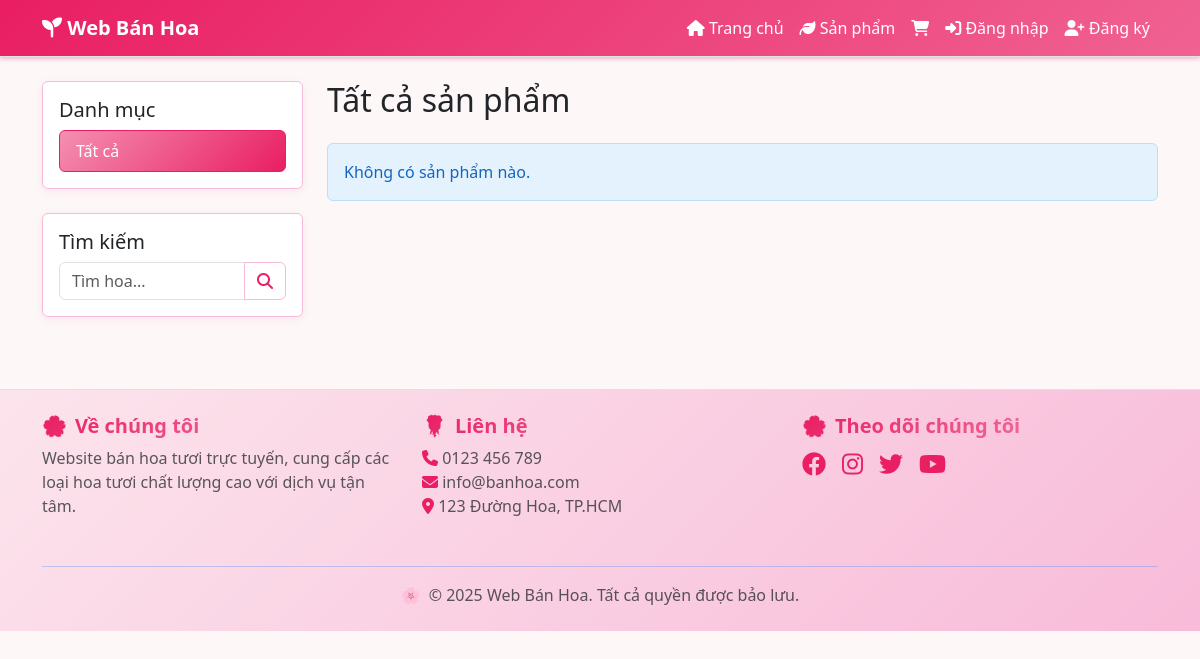
Before: /products.php with the older database file.
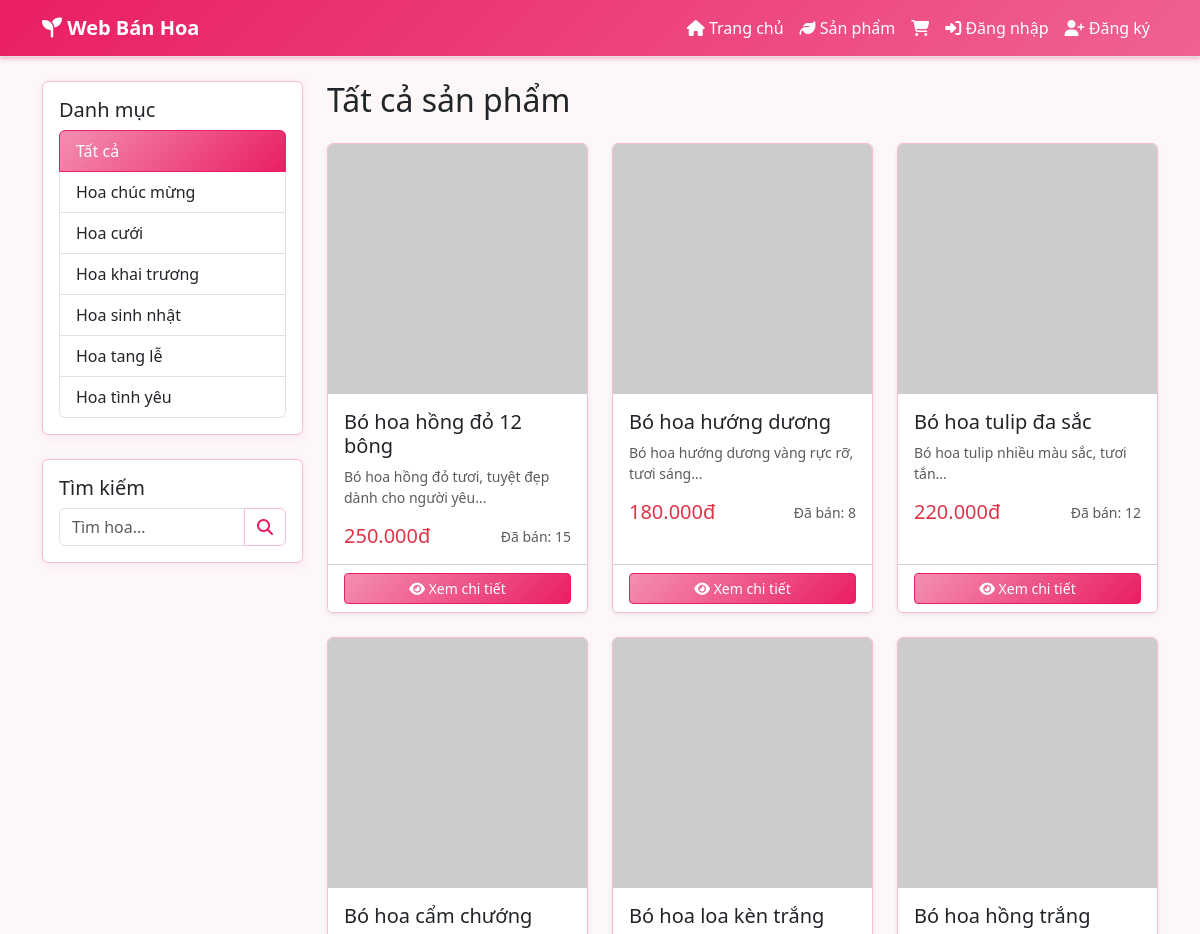
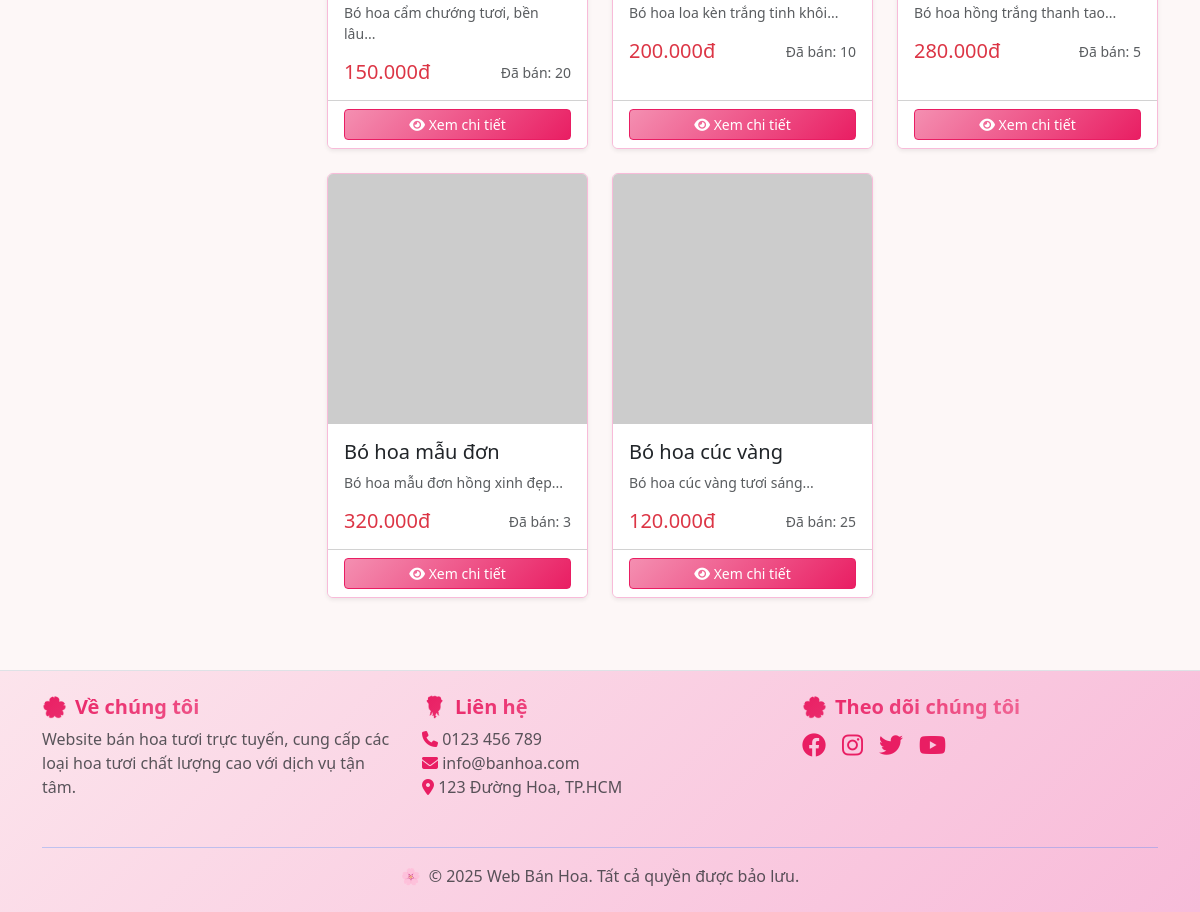
After: the same page with the newer database file (2 pictures, top to bottom).
### tables this page shows
CREATE TABLE categories (
    category_id INT AUTO_INCREMENT PRIMARY KEY,
    name VARCHAR(100) NOT NULL,
    description TEXT,
    status ENUM('active', 'inactive') DEFAULT 'active'
);

CREATE TABLE products (
    product_id INT AUTO_INCREMENT PRIMARY KEY,
    name VARCHAR(255) NOT NULL,
    description TEXT,
    price DECIMAL(10, 2) NOT NULL,
    stock INT DEFAULT 0,
     
    image_url VARCHAR(500), 
    category_id INT,
    status ENUM('available', 'out_of_stock', 'discontinued') DEFAULT 'available',
    sold_count INT DEFAULT 0,
    view_count INT DEFAULT 0, 
    created_at TIMESTAMP DEFAULT CURRENT_TIMESTAMP,
    updated_at TIMESTAMP DEFAULT CURRENT_TIMESTAMP ON UPDATE CURRENT_TIMESTAMP,
    FOREIGN KEY (category_id) REFERENCES categories(category_id) ON DELETE SET NULL
);

### products.php (called while the page is built, shortened)
<?php
include 'views/products/index.php';
?>

### models/Category.php (called while the page is built, shortened)
<?php
class Category {
    private $conn;
    private $table = 'categories';
    public function __construct($db) {
        $this->conn = $db;
    }
    public function getAllCategories() {
        $query = "SELECT * FROM " . $this->table . " WHERE status = 'active' ORDER BY name ASC";
        $result = $this->conn->query($query);
        return $result->fetch_all(MYSQLI_ASSOC);
    }
}
?>

### models/Product.php (called while the page is built, shortened)
<?php
class Product {
    private $conn;
    private $table = 'products';
    public function __construct($db) {
        $this->conn = $db;
    }
    public function getAllProducts($page = 1, $limit = ITEMS_PER_PAGE) {
        $offset = ($page - 1) * $limit;
        $query = "SELECT p.*, c.name as category_name
                  FROM " . $this->table . " p
                  LEFT JOIN categories c ON p.category_id = c.category_id
                  ORDER BY p.created_at DESC
                  LIMIT ? OFFSET ?";
        $stmt = $this->conn->prepare($query);
        $stmt->bind_param("ii", $limit, $offset);
        $stmt->execute();
        return $stmt->get_result()->fetch_all(MYSQLI_ASSOC);
    }
}
?>

### views/products/index.php (the view, shortened to what the changed rows need)
<?php
$conn = require 'config/database.php';
require_once 'models/Product.php';
require_once 'models/Category.php';
$product = new Product($conn);
$category = new Category($conn);
$page = isset($_GET['page']) ? (int)$_GET['page'] : 1;
$category_id = isset($_GET['category']) ? (int)$_GET['category'] : null;
$search = isset($_GET['search']) ? $_GET['search'] : '';
if ($search) {
    $products = $product->searchProducts($search, $page);
} elseif ($category_id) {
    $products = $product->getProductsByCategory($category_id, $page);
} else {
    $products = $product->getAllProducts($page);
}
$categories = $category->getAllCategories();
?>
<?php include 'views/layout/header.php'; ?>
<div class="container">
    <div class="row">
        <div class="col-md-3">
            <div class="card mb-4">
                <div class="card-body">
                    <div class="list-group">
                        <a href="<?php echo APP_URL; ?>/products.php" class="list-group-item list-group-item-action <?php echo !$category_id ? 'active' : ''; ?>">
                            Tất cả
                        </a>
                        <?php foreach ($categories as $cat): ?>
                            <a href="<?php echo APP_URL; ?>/products.php?category=<?php echo $cat['category_id']; ?>"
                               class="list-group-item list-group-item-action <?php echo $category_id == $cat['category_id'] ? 'active' : ''; ?>">
                                <?php echo $cat['name']; ?>
                            </a>
                        <?php endforeach; ?>
                    </div>
                </div>
            </div>
        </div>
        <div class="col-md-9">
            <h2 class="mb-4">
                <?php
                if ($search) {
                    echo 'Kết quả tìm kiếm: ' . htmlspecialchars($search);
                } elseif ($category_id) {
                    $cat = $category->getCategoryById($category_id);
                    echo $cat['name'];
                } else {
                    echo 'Tất cả sản phẩm';
                }
                ?>
            </h2>
            <?php if (empty($products)): ?>
                <div class="alert alert-info">Không có sản phẩm nào.</div>
            <?php else: ?>
                <div class="row g-4">
                    <?php foreach ($products as $prod): ?>
                        <div class="col-md-4">
                            <div class="card h-100 shadow-sm">
                                <img src="<?php echo $prod['image_url'] ?? APP_URL . '/assets/images/placeholder.jpg'; ?>"
                                     class="card-img-top" alt="<?php echo $prod['name']; ?>" style="height: 250px; object-fit: cover;">
                                <div class="card-body">
                                    <h5 class="card-title"><?php echo $prod['name']; ?></h5>
                                    <p class="card-text text-muted small"><?php echo substr($prod['description'], 0, 100) . '...'; ?></p>
                                    <div class="d-flex justify-content-between align-items-center">
                                        <span class="h5 mb-0 text-danger"><?php echo number_format($prod['price'], 0, ',', '.'); ?>đ</span>
                                        <small class="text-muted">Đã bán: <?php echo $prod['sold_count']; ?></small>
                                    </div>
                                </div>
                                <div class="card-footer bg-white">
                                    <a href="<?php echo APP_URL; ?>/product-detail.php?id=<?php echo $prod['product_id']; ?>"
                                       class="btn btn-primary btn-sm w-100">
                                        <i class="fas fa-eye"></i> Xem chi tiết
                                    </a>
                                </div>
                            </div>
                        </div>
                    <?php endforeach; ?>
                </div>
            <?php endif; ?>
        </div>
    </div>
</div>
<?php include 'views/layout/footer.php'; ?>

Changed rows visible on the page:
added categories: name "Hoa chúc mừng"
added categories: name "Hoa cưới"
added categories: name "Hoa khai trương"
added categories: name "Hoa sinh nhật"
added categories: name "Hoa tang lễ"
added categories: name "Hoa tình yêu"
added products: name "Bó hoa hồng đỏ 12 bông", description "Bó hoa hồng đỏ tươi, tuyệt đẹp dành cho người yêu", price "250.000", sold_count "15"
added products: name "Bó hoa hướng dương", description "Bó hoa hướng dương vàng rực rỡ, tươi sáng", price "180.000", sold_count "8"
added products: name "Bó hoa tulip đa sắc", description "Bó hoa tulip nhiều màu sắc, tươi tắn", price "220.000", sold_count "12"
added products: name "Bó hoa cẩm chướng", description "Bó hoa cẩm chướng tươi, bền lâu", price "150.000", sold_count "20"
added products: name "Bó hoa loa kèn trắng", description "Bó hoa loa kèn trắng tinh khôi", price "200.000", sold_count "10"
added products: name "Bó hoa hồng trắng", description "Bó hoa hồng trắng thanh tao", price "280.000", sold_count "5"
added products: name "Bó hoa mẫu đơn", description "Bó hoa mẫu đơn hồng xinh đẹp", price "320.000", sold_count "3"
added products: name "Bó hoa cúc vàng", description "Bó hoa cúc vàng tươi sáng", price "120.000", sold_count "25"
Other visible differences:
text no longer shown: "Không có sản phẩm nào."
